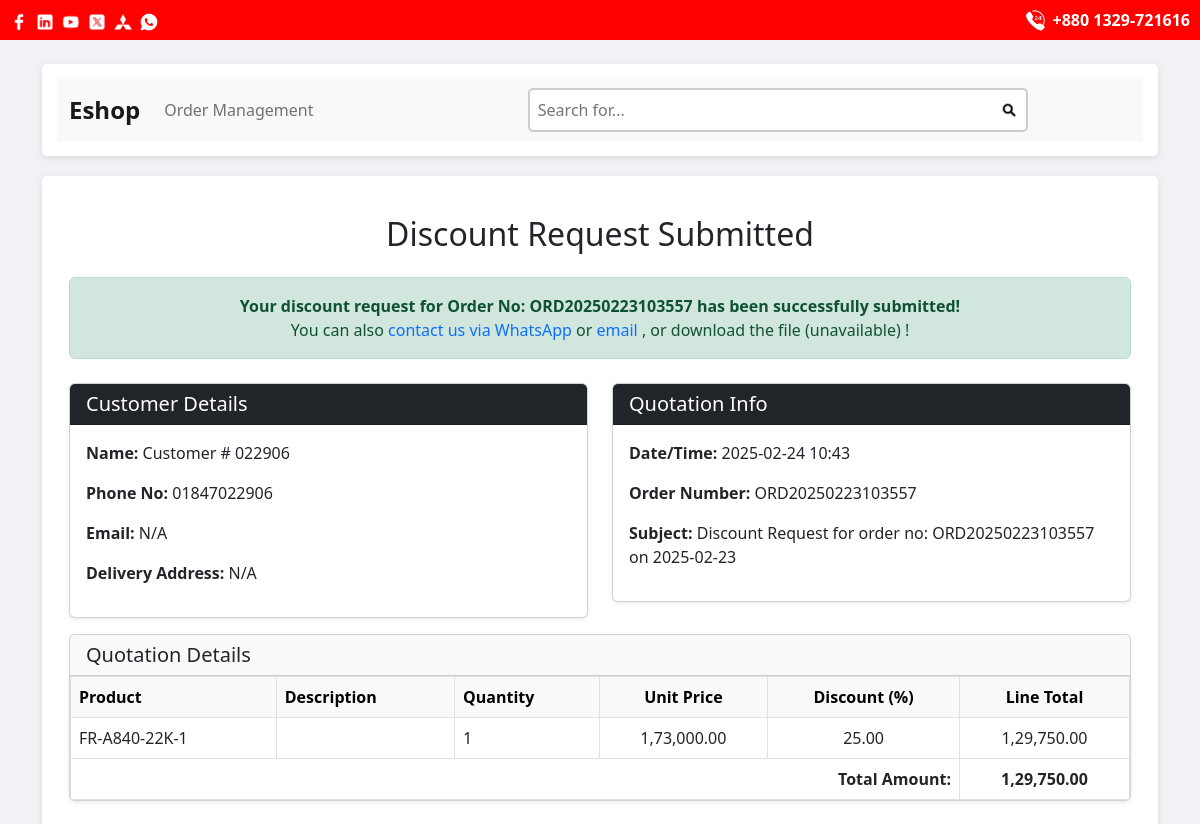
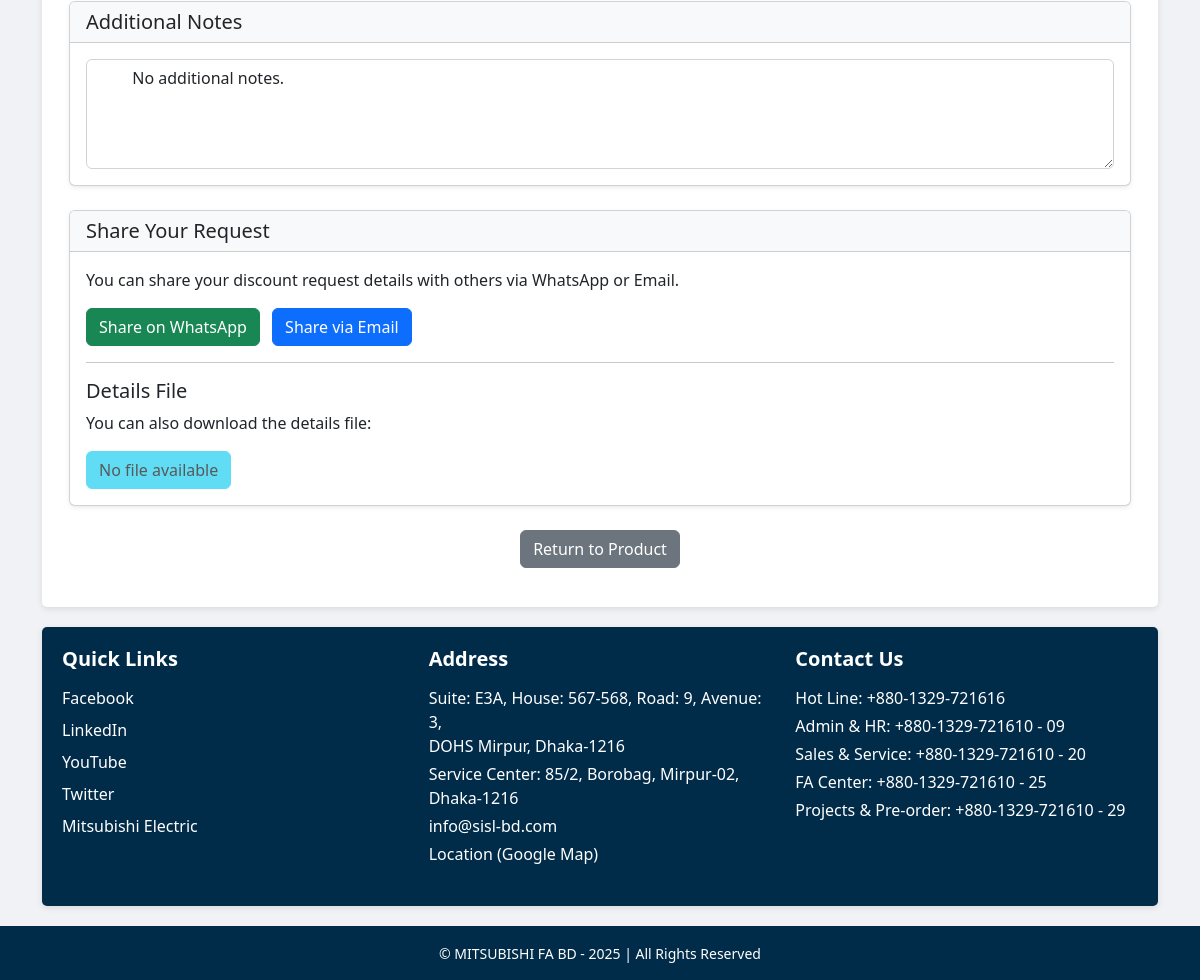
The app's page /discount-submitted/121/ (signed in) with its own data (2 pictures, top to bottom).
### eshop/models.py (models this page shows, shortened)
class Quotation(models.Model):
    customer = models.ForeignKey(User, on_delete=models.SET_NULL, null=True, blank=True)
    created_at = models.DateTimeField(auto_now_add=True)
    notes = models.TextField(blank=True, null=True)
    total_amount = models.DecimalField(max_digits=12, decimal_places=2, default=0)
    order_number = models.CharField(max_length=20, blank=True, null=True, unique=True)
    subject = models.CharField(max_length=255, blank=True, null=True)
    status = models.CharField(
        max_length=1,
        choices=OrderStatus.choices,
        default=OrderStatus.PENDING
    )
    phone_no = models.CharField(max_length=20, blank=True, null=True)
    customer_name = models.CharField(max_length=255, blank=True, null=True)
    email = models.EmailField(blank=True, null=True)
    delivery_address = models.TextField(blank=True, null=True)

class QuotationLine(models.Model):
    quotation = models.ForeignKey(
        Quotation,
        on_delete=models.CASCADE,
        related_name='lines'
    )
    product = models.ForeignKey(Product, on_delete=models.CASCADE)
    description = models.CharField(max_length=255, blank=True)
    quantity = models.PositiveIntegerField(default=1)
    unit_price = models.DecimalField(max_digits=10, decimal_places=2, default=0)
    discount_percent = models.DecimalField(max_digits=5, decimal_places=2, default=25)
    def line_total(self):
        subtotal = self.quantity * self.unit_price
        discount_amount = subtotal * (self.discount_percent / 100)
        return subtotal - discount_amount

class Product(models.Model):
    category = models.ForeignKey(Category, on_delete=models.CASCADE)
    brand = models.ForeignKey(Brand, on_delete=models.CASCADE)
    name = models.CharField("Model Name", max_length=255, unique=True)
    original_price = models.DecimalField(max_digits=10, decimal_places=2)
    sku = models.CharField(max_length=50, unique=True)
    image = models.ImageField(upload_to='products/')
    country_of_origin = models.CharField(max_length=100)
    description = models.TextField(blank=True, null=True)
    discounted_price = models.DecimalField(
        max_digits=10, decimal_places=2,
        blank=True, null=True
    )
    related_products = models.ManyToManyField(
        'self',
        symmetrical=False,
        blank=True,
        related_name='linked_products'
    )
    compatible_modules = models.ManyToManyField(
        'self',
        symmetrical=False,
        blank=True,
        related_name='plc_or_hmi_compatible'
    )

### eshop/views.py (the view)
# urls.py: path('discount-submitted/', views.discount_submitted_view, name='discount_submitted'),
@login_required
def discount_submitted_view(request, quotation_id):
    quotation = get_object_or_404(Quotation, pk=quotation_id)
    product = quotation.lines.first().product if quotation.lines.exists() else None
    shareable_file_url = request.session.get('shareable_file_url', None)
    return render(request, "discount_submitted.html", {
         "quotation": quotation,
         "product": product,
         "shareable_file_url": shareable_file_url,
    })

### eshop/templatetags/custom_filters.py (called while the page is built)
@register.filter
def indian_format(value, decimal_places=2):
    try:
        dp = int(decimal_places)
        num = float(value)
    except (ValueError, TypeError):
        return value
    s = f"{num:.{dp}f}"
    if '.' in s:
        integer, fraction = s.split('.')
    else:
        integer, fraction = s, ''
    if len(integer) <= 3:
        return s
    last3 = integer[-3:]
    remaining = integer[:-3]
    groups = []
    while len(remaining) > 2:
        groups.append(remaining[-2:])
        remaining = remaining[:-2]
    if remaining:
        groups.append(remaining)
    groups.reverse()
    formatted_int = ",".join(groups) + "," + last3
    return formatted_int + "." + fraction if fraction else formatted_int

### eshop/templates/discount_submitted.html
{% extends "base.html" %}
{% load static %}
{% load custom_filters %}
{% block content %}
<div class="container my-4">
  <h2 class="text-center mb-4">Discount Request Submitted</h2>
  <div class="alert alert-success text-center my-4">
    <strong>Your discount request for Order No: {{ quotation.order_number|default:"N/A" }} has been successfully submitted!</strong>
   <br>
    You can also
    <a class="text-decoration-none" target="_blank"
       href="https://api.whatsapp.com/send?text={{ 'Your discount request for Order No: '|add:quotation.order_number|urlencode }}">
      contact us via WhatsApp
    </a>
    or
    <a class="text-decoration-none"
       href="mailto:?subject=Discount Request Details for Order No: {{ quotation.order_number }}&body=Your discount request for Order No: {{ quotation.order_number }} has been successfully submitted!">
      email
    </a>,
    or
    {% if shareable_file_url %}
      <a class="text-decoration-none" href="{{ shareable_file_url }}" download>
        download the file
      </a>
    {% else %}
      download the file (unavailable)
    {% endif %}
    !
  </div>
  <div class="row">
    <div class="col-md-6 mb-3">
      <div class="card shadow-sm">
        <div class="card-header bg-dark text-white">
          <h5 class="mb-0">Customer Details</h5>
        </div>
        <div class="card-body">
          <p><strong>Name:</strong> {{ quotation.customer_name|default:"N/A" }}</p>
          <p><strong>Phone No:</strong> {{ quotation.phone_no|default:"N/A" }}</p>
          <p><strong>Email:</strong> {{ quotation.email|default:"N/A" }}</p>
          <p><strong>Delivery Address:</strong> {{ quotation.delivery_address|default:"N/A" }}</p>
        </div>
      </div>
    </div>
    <div class="col-md-6 mb-3">
      <div class="card shadow-sm">
        <div class="card-header bg-dark text-white">
          <h5 class="mb-0">Quotation Info</h5>
        </div>
        <div class="card-body">
          <p><strong>Date/Time:</strong> {% now 'Y-m-d H:i' %}</p>
          <p><strong>Order Number:</strong> {{ quotation.order_number|default:"N/A" }}</p>
          <p><strong>Subject:</strong> {{ quotation.subject|default:"N/A" }}</p>
        </div>
      </div>
    </div>
  </div>
  <div class="card mb-4 shadow-sm">
    <div class="card-header bg-light">
      <h5 class="mb-0">Quotation Details</h5>
    </div>
    <div class="card-body p-0">
      <table class="table table-bordered align-middle mb-0">
        <thead class="table-light">
          <tr>
            <th>Product</th>
            <th>Description</th>
            <th>Quantity</th>
            <th class="text-center">Unit Price</th>
            <th class="text-center">Discount (%)</th>
            <th class="text-center">Line Total</th>
          </tr>
        </thead>
        <tbody>
          {% if quotation %}
            {% for line in quotation.lines.all %}
              <tr>
                <td>{{ line.product.name }}</td>
                <td>{{ line.description }}</td>
                <td>{{ line.quantity }}</td>
                <td class="text-center">{{ line.unit_price|indian_format:2 }}</td>
                <td class="text-center">{{ line.discount_percent|floatformat:2 }}</td>
                <td class="text-center">{{ line.line_total|indian_format:2 }}</td>
              </tr>
            {% endfor %}
            <tr>
              <td colspan="5" class="text-end">
                <strong>Total Amount:</strong>
              </td>
              <td class="text-center">
                <strong>{{ quotation.total_amount|indian_format:2 }}</strong>
              </td>
            </tr>
          {% else %}
            <tr>
              <td colspan="6" class="text-center">Quotation details not available.</td>
            </tr>
          {% endif %}
        </tbody>
      </table>
    </div>
  </div>
  <div class="card mb-4 shadow-sm">
    <div class="card-header bg-light">
      <h5 class="mb-0">Additional Notes</h5>
    </div>
    <div class="card-body">
      <textarea class="form-control" rows="4" name="notes" readonly>
        {{ quotation.notes|default:"No additional notes." }}
      </textarea>
    </div>
  </div>
  <div class="card mb-4 shadow-sm">
    <div class="card-header bg-light">
      <h5 class="mb-0">Share Your Request</h5>
    </div>
    <div class="card-body">
      <p>You can share your discount request details with others via WhatsApp or Email.</p>
      {% if quotation %}
        <a class="btn btn-success me-2" target="_blank"
           href="https://api.whatsapp.com/send?text={{ 'Discount Request Details for Order No: ' | add:quotation.order_number | urlencode }}">
          Share on WhatsApp
        </a>
        <a class="btn btn-primary" target="_blank"
           href="mailto:?subject=Discount Request Details for Order No: {{ quotation.order_number }}&amp;body=Discount Request Details for Order No: {{ quotation.order_number }}">
          Share via Email
        </a>
      {% else %}
        <p>Quotation details not available for sharing.</p>
      {% endif %}
      <hr>
      <h5>Details File</h5>
      <p>You can also download the details file:</p>
      {% if shareable_file_url %}
        <a href="{{ shareable_file_url }}" class="btn btn-info" download>Download Details File</a>
      {% else %}
        <button class="btn btn-info" disabled>No file available</button>
      {% endif %}
    </div>
  </div>
  <div class="text-center">
    {% if product and product.sku %}
      <a href="{% url 'product_detail' product.sku %}" class="btn btn-secondary">Return to Product</a>
    {% else %}
      <a href="{% url 'home' %}" class="btn btn-secondary">Return to Home</a>
    {% endif %}
  </div>
</div>
{% endblock %}

### eshop/templates/base.html (style rules this page uses)
body { padding-top: 40px; background-color: #f0f2f5; }

### records on screen
Quotation: order_number "ORD20250223103557", customer_name "Customer # 022906", phone_no "01847022906", email "N/A", delivery_address "N/A", subject "Discount Request for order no: ORD20250223103557 on 2025-02-23", total_amount|indian_format "1,29,750.00", notes "No additional notes."
QuotationLine: product.name "FR-A840-22K-1", quantity "1", unit_price|indian_format "1,73,000.00", discount_percent "25.00", line_total|indian_format "1,29,750.00"
